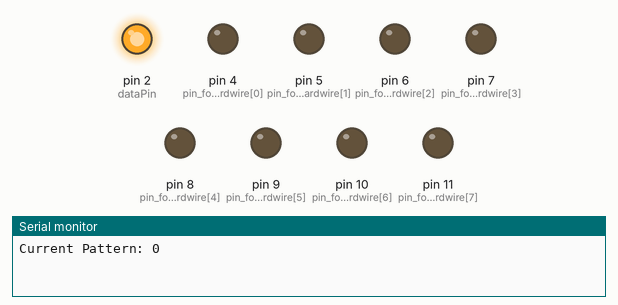
Bench run of a sketch on a simulated Arduino Uno, built with avr-gcc and run on an emulated ATmega328P. Parts: output pins drawn as LEDs (lit = HIGH), the last lines printed to the serial monitor. Pins used as bus, display or sensor lines are not drawn.

Above: at 0.1 s.
At 6.1 s:
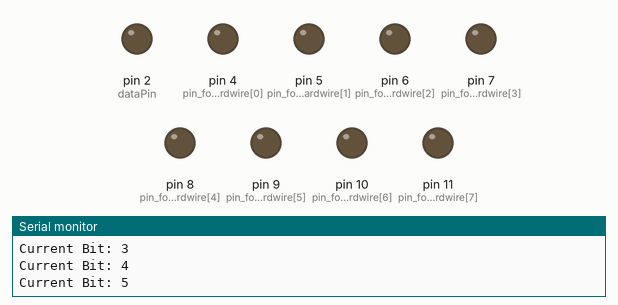
At 10.1 s:
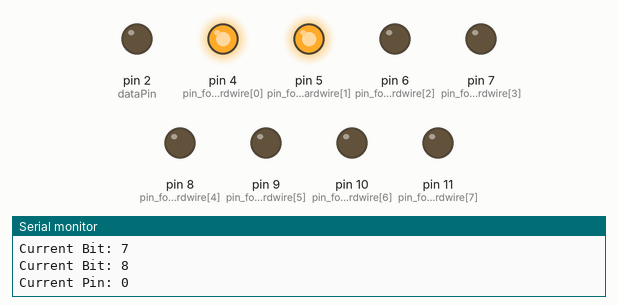
At 16.1 s:
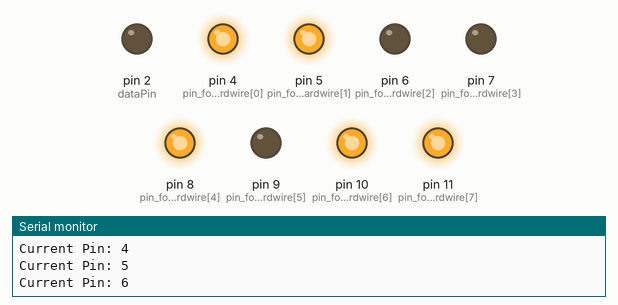
At 23.1 s:
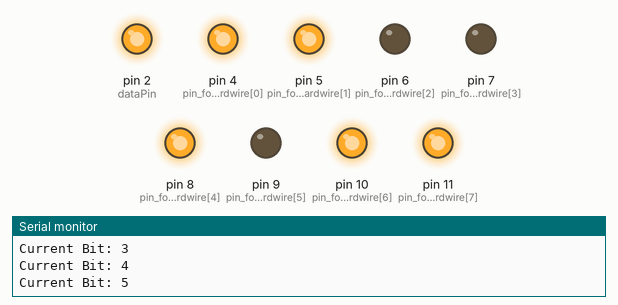
At 37.1 s:
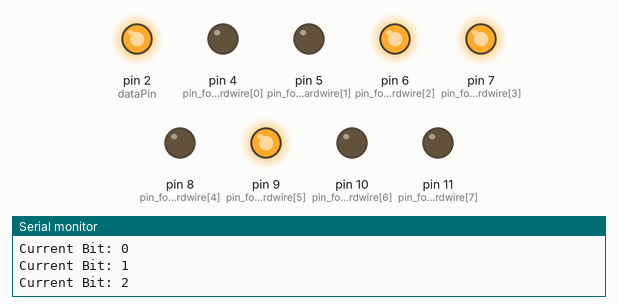
Timing chart, 0 to 38.6 s (numbered marks = the images above):
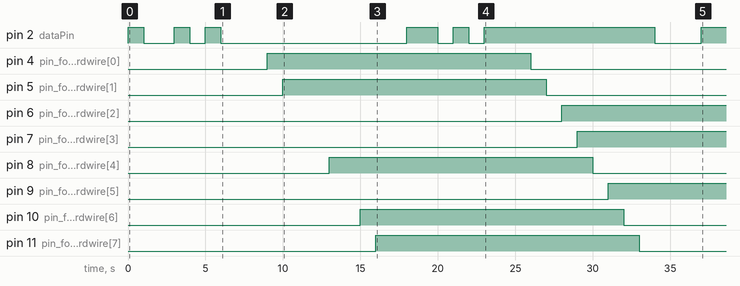

Measured:
- by itself, pin 2 (dataPin): LOW → HIGH at 0.00 s, → LOW 1.0 s later, → HIGH 2.0 s later, → LOW 1.0 s later, … (13 changes in this stretch)
- by itself, pin 4 (pin_for_hardwire[0]): LOW → HIGH at 9.0 s, → LOW 17.0 s later
- by itself, pin 5 (pin_for_hardwire[1]): LOW → HIGH at 10.0 s, → LOW 17.0 s later
- by itself, pin 6 (pin_for_hardwire[2]): LOW → HIGH at 28.0 s
- by itself, pin 7 (pin_for_hardwire[3]): LOW → HIGH at 29.0 s
- by itself, pin 8 (pin_for_hardwire[4]): LOW → HIGH at 13.0 s, → LOW 17.0 s later
- by itself, pin 9 (pin_for_hardwire[5]): LOW → HIGH at 31.0 s
- by itself, pin 10 (pin_for_hardwire[6]): LOW → HIGH at 15.0 s, → LOW 17.0 s later

The sketch:

sketch_feb17a.ino
```cpp
/// These constants give the bit numbers for each row and column.
///  (Mostly to give nice names for row/column "rc" values.)
const int dataPin = 2, clockPin = 3;
typedef enum {
  c0 = 0, c1, c2, c3, c4, c5, c6, c7,
  r0 = 8, r1, r2, r3, r4, r5, r6, r7,
} rc_t;

/// The shift register's output pins are hardwired to the 8x8's top pins
//  This table lets you look up the row/col bit numbers
//   that need to be fed into the shift register:
const int nshift_bits = 9;
const rc_t rc_for_shift[nshift_bits] = {r0, c3, c5, r3, c0, r1, c6, c7, 0}; // old array: const rc_t rc_for_shift[nshift_bits] = {c7, c6, r1, c0, r3, c5, c3, r0};
/// These are Arduino pins hardwired into the 8x8's bottom pins:
const int nhardwire = 8;
const char pin_for_hardwire[nhardwire] = {4, 5, 6, 7, 8, 9, 10, 11};
const rc_t rc_for_hardwire[nhardwire] = {r4, r6, c1, c2, r7, c4, r5, r2};

/// Each bit of this 16-bit datatype stores a value
/// for the rows (bits 15..8) and columns (bits 7..0)
/// for one fixed pattern on the LED matrix.
/// These are static patterns that can be shown without any row scanning.
typedef unsigned short LED_rc_bits_t;

/// Extract one bit from an rc_bits matrix (for a digitalWrite)
inline bool get_rc_bit(LED_rc_bits_t rc_bits, rc_t bit) {
  return (rc_bits >> bit) & 1;

}

const int npatterns = 6 + 8 + 8;

LED_rc_bits_t patterns[npatterns] = {

  //    0=on    1=on
  //     row   column
  //  7654321076543210

  0b1111111100000000, // all LEDs off
  0b0000000011111111, // all LEDs on
  0b0111111010000001, // corner LEDs on
  0b1011110101000010, // corner inset-1
  0b1101101100100100, // corner inset-2
  0b1110011100011000, // center 4

  0b0000000010000000, // right-to-left col scan (dark background)
  0b0000000001000000,
  0b0000000000100000,
  0b0000000000010000,
  0b0000000000001000,
  0b0000000000000100,
  0b0000000000000010,
  0b0000000000000001,

  0b0111111111111111, // bottom-to-top row scan (dark background)
  0b1011111111111111,
  0b1101111111111111,
  0b1110111111111111,
  0b1111011111111111,
  0b1111101111111111,
  0b1111110111111111,
  0b1111111011111111,
};

void setup() {
  Serial.begin(9600);

  // Pins 4,5,6,7,8,9,10,11
  for (int i; i <= nhardwire; i++) {
    pinMode(pin_for_hardwire[i], OUTPUT);
  }
  pinMode(clockPin, OUTPUT); // Pin 3
  pinMode(dataPin, OUTPUT); // Pin 2
}
void clockFunction(bool regInput) {
  digitalWrite(clockPin, 0); // clock low prepares for data
  digitalWrite(dataPin, regInput);
  digitalWrite(clockPin, 1); // rising clock accepts data
}

void loop() {

  // sets design pattern; refer to array
  // time delay = 1000 ms --> adjust for persistence of vision.
  for (int currentPattern = 0; currentPattern < npatterns; currentPattern++) {
    // Log time for static patterns.
    unsigned long time;
    time = micros();

    Serial.print("Current Pattern: ");
    Serial.print(currentPattern);
    Serial.print("\n");

    for (int currentBit = 0; currentBit < nshift_bits; currentBit++) {
      //8+1 times
      clockFunction(get_rc_bit(patterns[currentPattern], rc_for_shift[currentBit]));
      delay(1000);

      Serial.print("Current Bit: ");
      Serial.print(currentBit);
      Serial.print("\n");
    }

    for (int currentPin = 0; currentPin < nhardwire; currentPin++) {
      digitalWrite(pin_for_hardwire[currentPin],
                   get_rc_bit(patterns[currentPattern], rc_for_hardwire[currentPin]));
      delay(1000);

      Serial.print("Current Pin: ");
      Serial.print(currentPin);
      Serial.print("\n");
    }

    // Display static image benchmark time.
    Serial.print("Time: ");
    Serial.println(time);
  }

}
```
